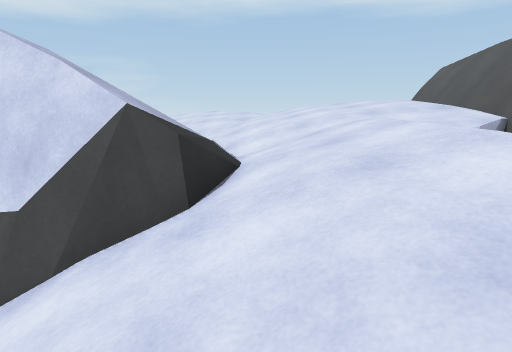
[1] (above)

16 first-person views from a walk through a Unity game level. The camera is 1.4 m above the floor, tilts 10° down and sees 75° across. The floor is counted in squares, 1 m on a side. Each view is taken from the middle of a square. On the plan, view 1 faces up. The plan holds only what a view shows up to about 15 squares ahead; the rest is blank. The place goes on beyond the plan. The player is left out. Door leaves are left out, so doorways stand open.

[2]
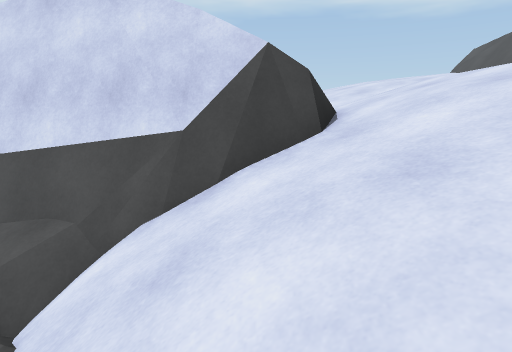

[3]
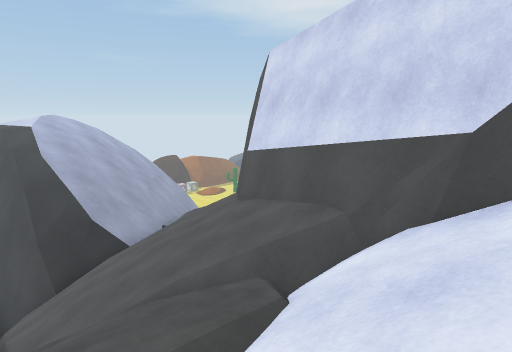

[4]
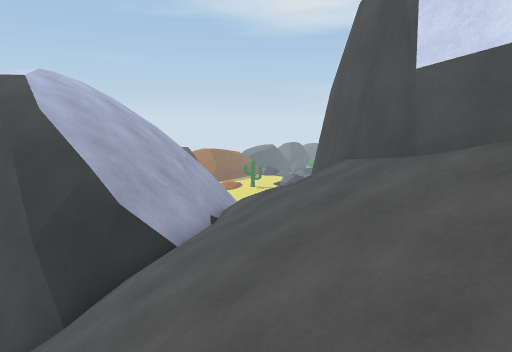

[5]
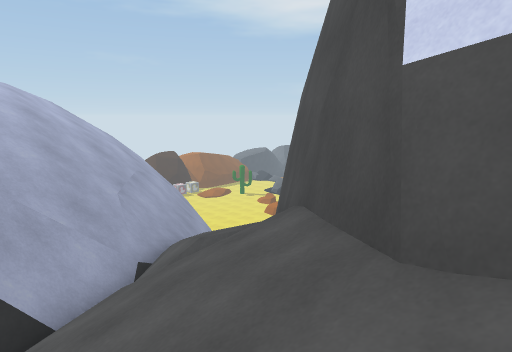

[6]
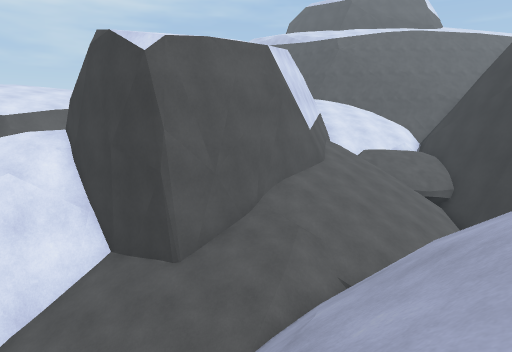

[7]
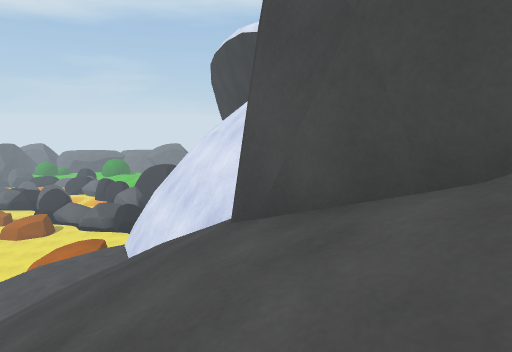

[8]
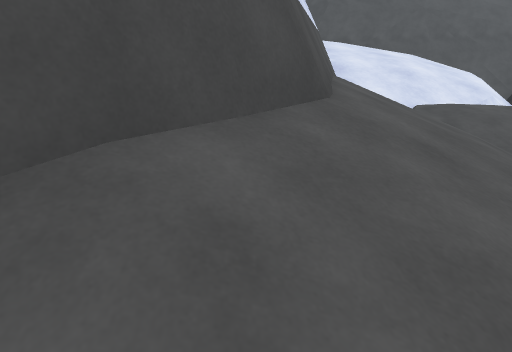

[9]
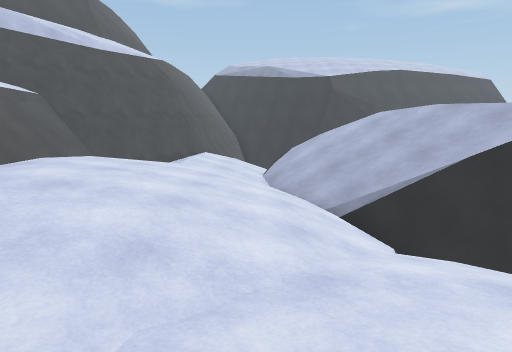

[10]
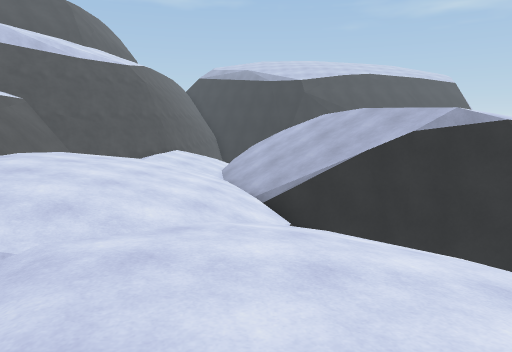

[11]
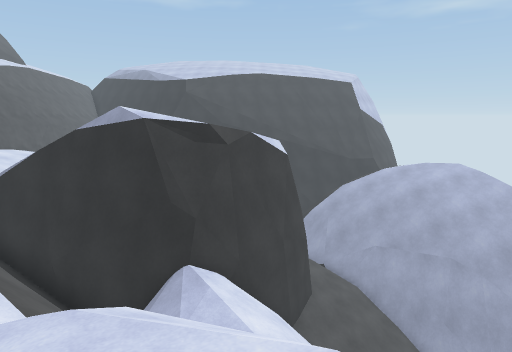

[12]
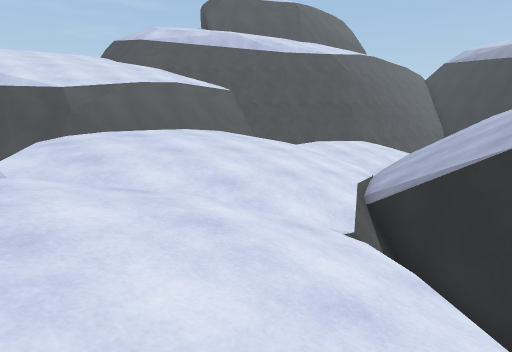

[13]
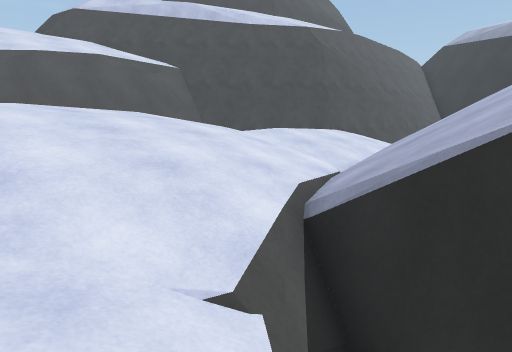

[14]
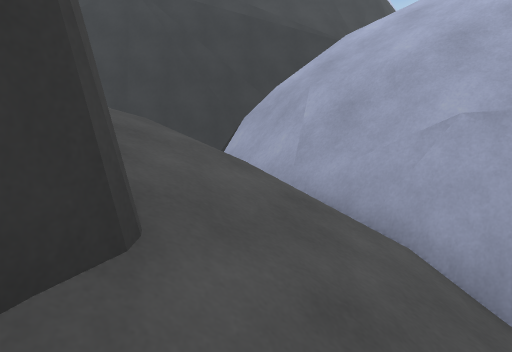

[15]
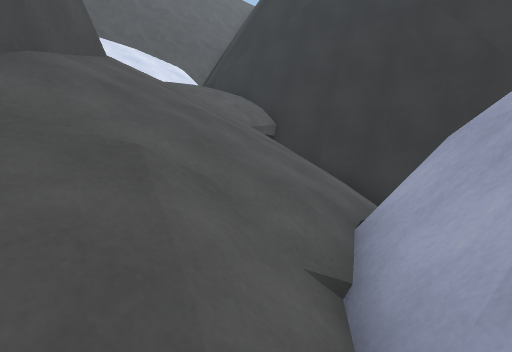

[16]
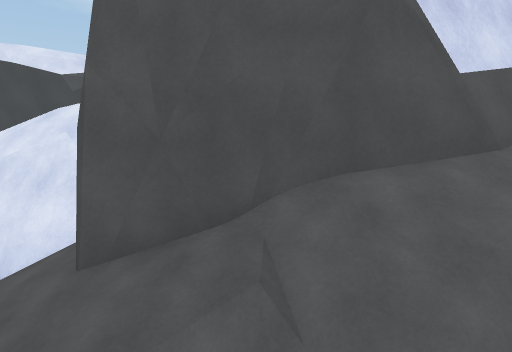

### Floor plan
Key: @ floor where view 1 was taken; # wall or solid block; . main floor; - floor 0.25 m lower than the main floor; : floor 0.5 m higher than the main floor; _ floor 0.75 m lower than the main floor; + floor 1 m higher than the main floor; * floor 1.75 m higher than the main floor; < floor 3.5 m lower than the main floor; ( floor 5.5 m lower than the main floor; ! floor 9 m lower than the main floor; ? floor 9.5 m lower than the main floor; / step, stairs or slope; = window, fence, low wall or low ledge; ^ raised ledge; v drop or lower ground; O other object.
Columns run from 24 left of view 1 to 7 right of it. Each row starts with its distance up from view 1.
 23             .         .
 22           v.
 21            -...     .....
 20      #     v////  /-......
 19  ////##  vv vv/// /--.....//
 18  //??=#   vvv  v/ ///--...../
 17  //??!#### vvvv v /////-/..::  v
 16   //?!==####vvvvvvv////_...::  =
 15   ///  /=###vvvvvvvv///_...::: =
 14         /=^#vvvvvvvvv///-..::::=
 13       ////=#v/***vvvvv//-...:::=
 12       /////#+   *////////....: =
 11   /vv=////##+    /////////...: =
 10  ////#////##/    */////////....=
  9  ///// ////##/   */////////....=
  8 //////v/////##/   /////////.-.=#
  7 /////////////##vv ///////_-/ ###
  6 //////////////#### v///=/_-- ###
  5  //////////////=#######=/_--=##
  4  O/////////////////####////=##
  3   O///////=////////////////##
  2    //////v=////////////////#
  1     vvvvv(#////////<//////=#
  0         vvv/////=///////@/##
 -1           #######/// =/// ##

Where each view was taken, in squares from view 1:
view 1: 0 up, 0 right, facing up
view 2: 1 down, 2 left, facing up
view 3: 1 down, 2 left, facing up-left
view 4: 0 up, 7 left, facing up-left
view 5: 3 up, 8 left, facing up-left
view 6: 8 up, 23 left, facing right
view 7: 6 up, 14 left, facing up
view 8: 6 up, 13 left, facing right
view 9: 21 up, 0 right, facing down
view 10: 23 up, 2 left, facing down
view 11: 23 up, 12 left, facing down
view 12: 20 up, 6 left, facing down-right
view 13: 16 up, 5 left, facing down-right
view 14: 12 up, 15 left, facing down
view 15: 8 up, 16 left, facing down-right
view 16: 4 up, 16 left, facing up-right
